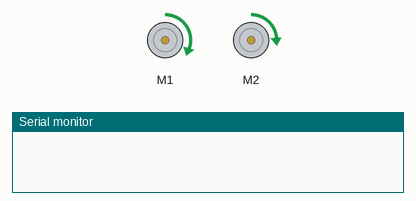
The sketch below on a simulated Arduino Leonardo, built with avr-gcc and run on an emulated ATmega32U4. Shown: 2 × DC motor (green arrow = forward, orange = backward, longer = faster), the last lines printed to the serial monitor.

Above: at 0.1 s.
At 2.1 s:
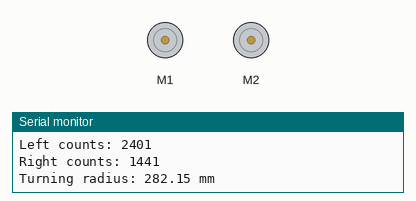
Timing chart, 0 to 3.6 s (numbered marks = the images above):
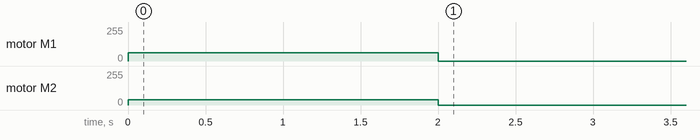

The sketch:

romi32u4_advanced_422.ino
```cpp
// snippet: romi32u4_advanced_422
// tags: romi32u4
// boards: romi32u4
// library: Romi32U4
// description: Measure and display the Romi's turning radius: drive a circle by setting left=100, right=60
// prompts: measure, display, romi's, turning, radius, drive
// verified: compile-only
// source: kd-generated (id 422)
// exact-include: Romi32U4.h

#include <Romi32U4.h>

Romi32U4Motors motors;
Romi32U4Encoders encoders;

const int LEFT_SPEED = 100;
const int RIGHT_SPEED = 60;
const float WHEEL_BASE_MM = 141.0f;   // distance between wheels (Romi track width)
const float COUNTS_PER_MM = 6.55f;     // Romi encoder counts per mm: 1440 CPR / (pi * 70 mm wheel)

void setup() {
  Serial.begin(9600);
  motors.setSpeeds(LEFT_SPEED, RIGHT_SPEED);
}

void loop() {
  static unsigned long startTime = 0;
  static bool measured = false;

  if (startTime == 0) {
    startTime = millis();
  }

  // Drive for 2 seconds, then stop and compute turning radius
  if (!measured && millis() - startTime >= 2000) {
    motors.setSpeeds(0, 0);

    long leftCount = encoders.getCountsLeft();
    long rightCount = encoders.getCountsRight();

    // Distance each wheel travelled (mm)
    float distL = leftCount / COUNTS_PER_MM;
    float distR = rightCount / COUNTS_PER_MM;

    // Turning radius from arc geometry:
    // theta = (distL - distR) / WHEEL_BASE
    // R = (distL + distR) / (2 * theta)
    float theta = (distL - distR) / WHEEL_BASE_MM;
    float radius = 0.0f;
    if (abs(theta) > 0.001f) {  // avoid divide-by-zero
      radius = (distL + distR) / (2.0f * theta);
    }

    Serial.print("Left counts: ");  Serial.println(leftCount);
    Serial.print("Right counts: "); Serial.println(rightCount);
    Serial.print("Turning radius: ");
    Serial.print(radius);
    Serial.println(" mm");

    measured = true;
  }
}
```

Measured:
- by itself, motor M1: stopped → forward 63/255 at 0.00 s, → stopped 2.0 s later
- by itself, motor M2: stopped → forward 38/255 at 0.00 s, → stopped 2.0 s later
